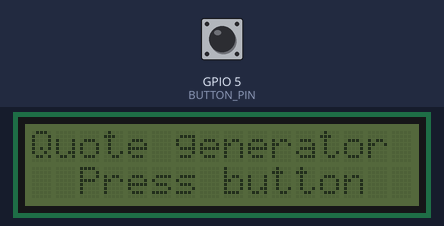
Bench run of a sketch on a simulated ESP32. Shown: 16×2 character LCD. The test bench sets the inputs (shaded band); at power-on: GPIO 5 (BUTTON_PIN) HIGH. WiFi joins after 1.5 s; servers stay silent unless stated.

Above: at 3.9 s.
4.0 s: GPIO 5 (BUTTON_PIN) pulled LOW for 0.15 s
At 5.1 s:
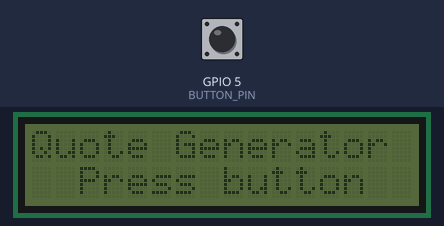
6.2 s: GPIO 5 (BUTTON_PIN) pulled LOW for 1 s
At 6.8 s:
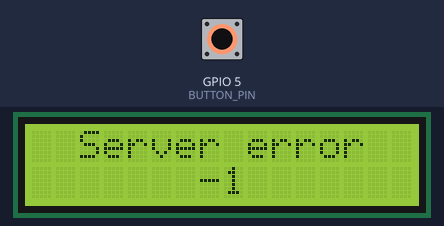
8.7 s: GPIO 5 (BUTTON_PIN) pulled LOW for 3.2 s
At 8.81 s:
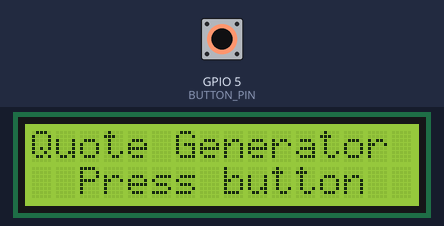
Timing chart, 0 to 11.7 s (numbered marks = the images above; inputs shaded):
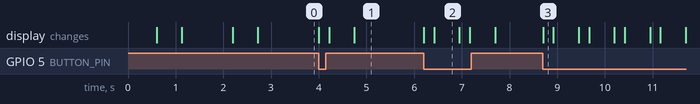

Measured:
- after the input at 4.0 s, the display: first changes at once (image 1 shows a later state)
- after the input at 6.2 s, the display: first changes at once (image 2 shows a later state)
- after the input at 8.7 s, the display: changes at once (image 3)
- what the display in image 2 shows lasts 0.5 s, from 6.4 s to 6.9 s

The sketch:

adviceSlipFetcher.ino
```cpp
#include <LiquidCrystal_I2C.h>
#include <Wire.h>
#include <WiFi.h>
#include <HTTPClient.h>
#include <Arduino_JSON.h>

#include "arduino_secrets.h"

//define LCD output
LiquidCrystal_I2C lcd(0x27, 16,2);

//LCD parameters
#define LINE_LENGTH 16
#define SCROLL_DELAY 150

//Button input
#define BUTTON_PIN 5

//WiFi and server details
const char* ssid = SECRET_SSID;
const char* password = SECRET_PASS;
const char* api = "https://api.adviceslip.com/advice";


//Connection vars
String receivedData;
unsigned long currentTime = millis();
unsigned long previousTime = 0;
const long timeoutTime = 2000;


//overloaded function: print a line or 2 lines to LCD
void printToLCD(String line1, String line2){
    if ((line1.length() > 16) || (line2.length() > 16)){
        printToLCD("Runtime Error", "String too long"); //if strings are too long, show an error
        return;
    }
    //if strings are of correct length, print them centred:
    lcd.clear();
    lcd.setCursor(((16 - line1.length()) / 2), 0);
    lcd.print(line1);
    lcd.setCursor(((16 - line2.length()) / 2), 1);
    lcd.print(line2);
}
void printToLCD(String text){
    if (text.length() < 16){
        printToLCD(text, "");
    }
    else{
        printToLCD(text.substring(0, 16), text.substring(16));
    }
}

//function: print a long scrolling string
void printScrollingString(String inputText){
    String remainingText = inputText;
    while (remainingText.length() > LINE_LENGTH){
        printToLCD(remainingText.substring(0, LINE_LENGTH), "----------------");
        remainingText = remainingText.substring(1);
        delay(SCROLL_DELAY);
    }
}


//function: GET the quote from the server and return it as a string
String getNewQuote(const char* api){
    HTTPClient http;
    http.begin(api);

    //send request
    int httpResponse = http.GET();

    String payload = "";

    if (httpResponse > 0){
        payload = http.getString();
    }

    else{
        printToLCD("Server error", String(httpResponse));
    }
    http.end();
    JSONVar receivedJson = JSON.parse(payload);
    String quote = receivedJson["slip"]["advice"];
    return quote;
}


//SETUP function
void setup(){
    //init lcd and pins
    lcd.init();
    lcd.backlight();
    pinMode(BUTTON_PIN, INPUT_PULLUP);

    //Connect to WiFi
    printToLCD("Connecting to", "WiFi");
    delay(500);
    printToLCD(ssid);
    WiFi.begin(ssid, password);
    while (WiFi.status() != WL_CONNECTED){ //while waiting for connection display this
        delay(500);
        printToLCD("Connecting", "Please wait");
    }
    printToLCD("Connected", WiFi.localIP().toString()); //confirm successful connection and display IP
    delay(500);

    //display intro msg
    printToLCD("Quote generator", "Press button");
    lcd.noBacklight();

}

void loop(){
    if (digitalRead(BUTTON_PIN) == LOW){
        lcd.backlight();
        if (WiFi.status() == WL_CONNECTED){
            String quote = getNewQuote(api);
            printScrollingString(quote);
        } else{
            printToLCD("Network error", "Try again later");
        }


        delay(500);
        printToLCD("Quote Generator", "Press button");
        lcd.noBacklight();
    }
}
```

arduino_secrets_sample.h
```cpp
#define SECRET_SSID "WiFi SSID"
#define SECRET_PASS "WiFi Password"
```
